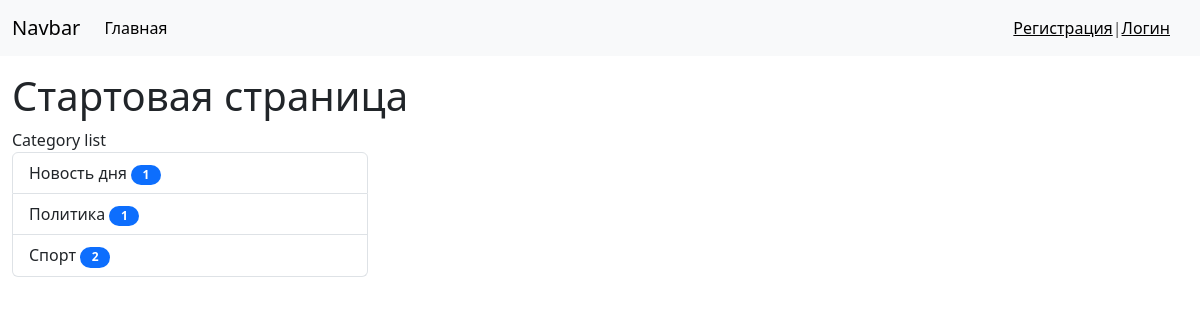
The page / on the database its author committed.
### News/models.py (models this page shows)
class Category(models.Model):
    objects = None # Сюда тоже что то нужно дописать
    title = models.CharField(max_length=150, db_index=True, verbose_name='Категория')
    def get_absolute_url(self):
        return reverse_lazy('Category', kwargs={'category_id': self.pk})
    class Meta:
        verbose_name = 'Категория'
        verbose_name_plural = 'Категория'
        ordering = ['title']

### start/views.py (the view)
# urls.py: path('', include('start.urls')),
def start(request):
    data = {'title': 'Стартовая страница', 'values': ['Some', 'Helo', '123'],
    'obj': {
        'car': 'BMW',
        'age': 18,
        'hobby': 'Football'
    }
    }
    return render(request, 'start/start.html', data)

### News/templatetags/news_tags.py (called while the page is built)
@register.simple_tag(name='get_list_categories')
def get_categories():
    return Category.objects.all()

@register.inclusion_tag('news/list_categories.html')
def show_categories(arg1='Category', arg2='list'):
    categories = Category.objects.annotate(cnt=Count('news', filter=F('news__is_published'))).filter(cnt__gt=0)
    return {'categories': categories, 'arg1': arg1, 'arg2': arg2}

### start/templates/start/start.html (shortened to what this page needs)
{% extends 'base.html' %}
{% block sidebar %}
{% include 'inc/_sidebar.html' %}
{% endblock %}

### News/templates/News/list_categories.html
{% load news_tags %}
<div class="list-group">
      {{ arg1 }} {{ arg2 }}
    {% for cat in categories %}
    <a href="{{ cat.get_absolute_url }}" class="list-group-item list-group-item-action">{{ cat.title }}
        <span class="badge bg-primary rounded-pill" style="width: 30px; color:white;">{{ cat.cnt }}</span>
        </a>
    {% endfor %}
</div>

### static/css/style.css (style rules this page uses)
body { background-color: #ccc; }

### rows shown on the page
Category: title "Новость дня", cnt "1"
Category: title "Политика", cnt "1"
Category: title "Спорт", cnt "2"

### other values the page prints
{{ title }} "Стартовая страница"
{{ arg1 }} "Category"
{{ arg2 }} "list"
